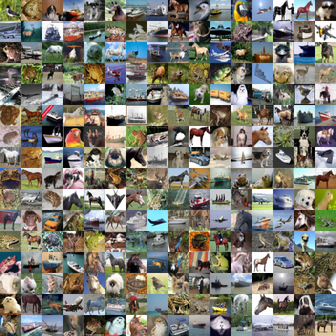
#> input picture Stage3/img/collage.png, 336 x 336 px, shrunk from 512 x 512 before the run
$ python -i two.py   (imports and definitions only)
#> lines starting #> are read from the running program, lines starting #| are printed output that depends on the picture; after the words box and inside, x2 and y2 are one past the last pixel; in counts of white or black regions, pixels touching at a corner belong together
#> further down, picture is the input picture: shape (336, 336, 3); mean B, G, R 113.3, 123, 124.7
import cv2
import matplotlib.pyplot as plt
import numpy as np
import time
import json
import subprocess
import os
import fcntl

CELL_WIDTH = 32
CELL_HEIGHT = 32
ROWS = 16
COLS = 16
NEW_WIDTH = CELL_WIDTH * COLS
NEW_HEIGHT = CELL_HEIGHT * ROWS

def normalize_image(img):
    gray = cv2.cvtColor(img, cv2.COLOR_BGR2GRAY)
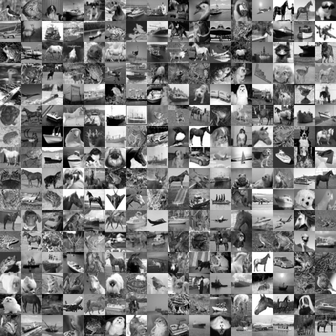
#> gray: shape (336, 336); min 0, max 255, mean 122.4
    binary = cv2.threshold(gray, 150, 255, cv2.THRESH_BINARY)[1]
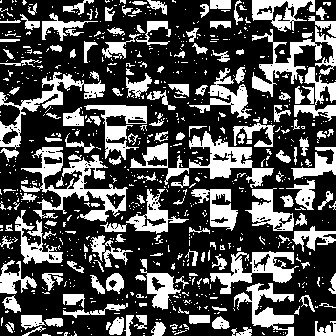
#> binary: shape (336, 336); 31.7% white; 792 white regions (627 under 20 px)
    # plt.imshow(binary)
    # plt.show()
    contours = cv2.findContours(binary, cv2.RETR_LIST, cv2.CHAIN_APPROX_SIMPLE)[-2]
#> contours = 1011 contours, 865 with area under 20; largest, box (x1, y1, x2, y2) and area: (21, 147, 128, 222) 2356, (130, 131, 274, 188) 2168, (0, 72, 105, 149) 1382, (210, 251, 299, 294) 1324, (252, 26, 336, 97) 1245

    # cv2.drawContours(img, contours, -1, (255, 0, 0), 10)
    # cv2.imshow('original', img)
    # cv2.waitKey(100)

    real_contour = None

    for i in range(len(contours)):
        area = cv2.contourArea(contours[i]) / (img.shape[0] * img.shape[1])
        if area < 0.1 or area > 1.8 : continue
        real_contour = contours[i]
        epsilon = 0.05 * cv2.arcLength(real_contour, True)
        approx_contour = cv2.approxPolyDP(real_contour, epsilon, True)
        if len(approx_contour) == 4:
            break
        else:
            real_contour = None
#> this loop made 1011 passes
#> area on passes 4, 6, 7: 1.77e-05, 1.77e-05, 4.87e-05

    if real_contour is None:
        return None, None

    if len(approx_contour) != 4:
        return None, None

    # cv2.drawContours(img, [real_contour], 0, (255, 0, 0), 10)
    # cv2.imshow('cont', img)

    pers_src = np.float32([x[0] for x in approx_contour][:4])
    # print('Edges :', len(approx_contour))
    idx = np.argmin(pers_src[:,0] + pers_src[:,1])
    perm = list(range(idx, 4)) + list(range(0, idx))
    pers_src = pers_src[perm, :]
    pers_dst = np.float32([(0, 0), (NEW_WIDTH, 0), (NEW_WIDTH, NEW_HEIGHT), (0, NEW_HEIGHT)])

    pers_transform = cv2.getPerspectiveTransform(pers_src, pers_dst)

    dst = cv2.warpPerspective(img, pers_transform, (NEW_WIDTH, NEW_HEIGHT))
    return dst, pers_transform

def split_image(img, cw, ch, w, h):
    return [[img[i*cw:(i+1)*cw,j*ch:(j+1)*ch] for j in range(h)] for i in range(w)]

# [3 lines that did not run here, left out]

imgpath = 'img'
imglist = [os.path.join(imgpath, x) for x in os.listdir(imgpath)]

cnt = 0
pers_transform = None
# [79 lines not run here, left out]
# [1 line that did not run here, left out]

def pTrans(s, m):
    x, y = s
    arr = np.array([[[x, y]]]).astype(float)
    return cv2.perspectiveTransform(arr, m)[0][0]

>>> import cv2
>>> picture = cv2.imread('img/collage.png')
>>> result = normalize_image(picture)
